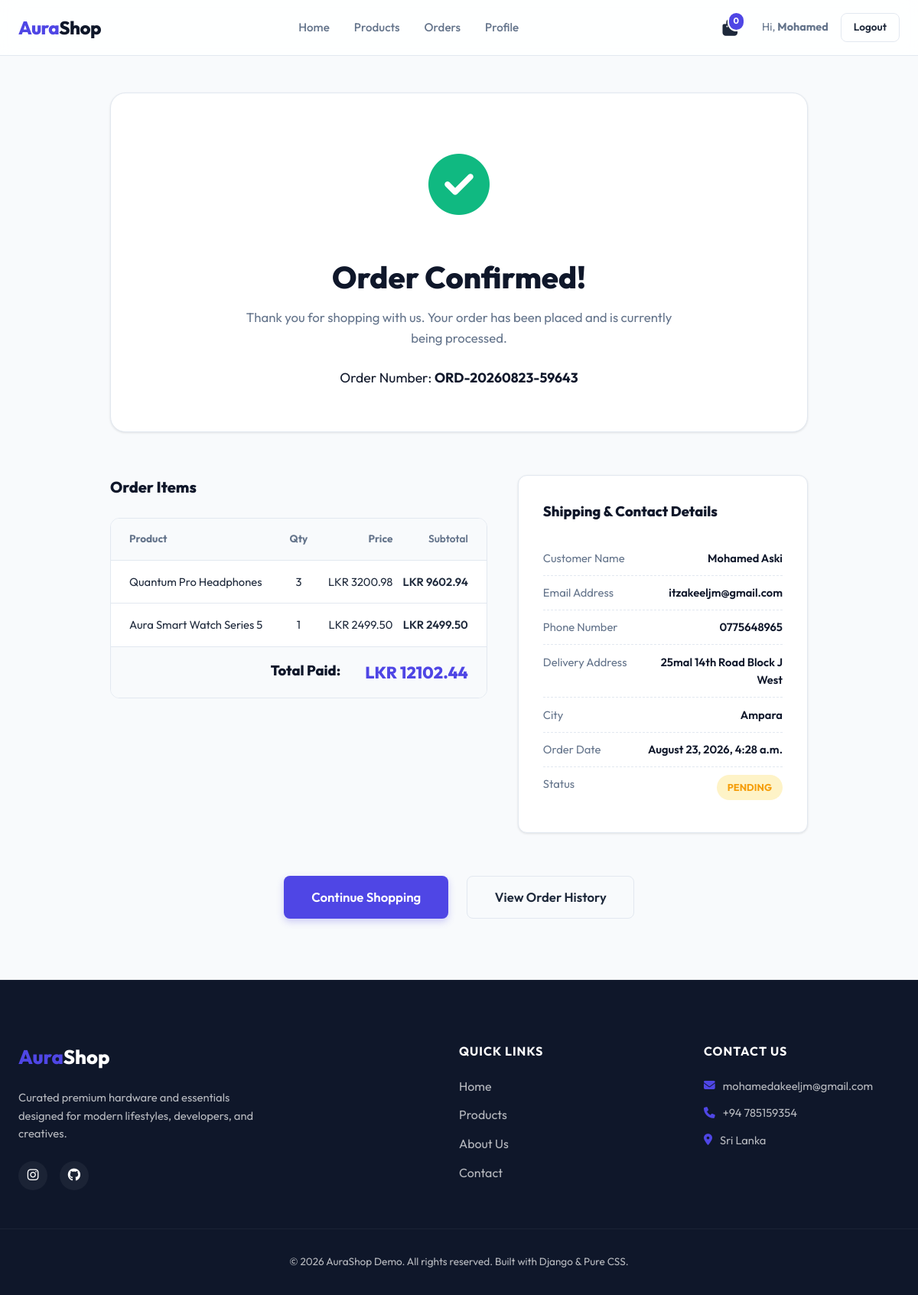
Screenshot of /checkout/confirmation/2/ (signed in) with the database file from the repository.
### store/models.py (models this page shows, shortened)
class Order(models.Model):
    STATUS_CHOICES = [
        ('Pending', 'Pending'),
        ('Processing', 'Processing'),
        ('Shipped', 'Shipped'),
        ('Delivered', 'Delivered'),
        ('Cancelled', 'Cancelled'),
    ]
    user = models.ForeignKey(User, on_delete=models.SET_NULL, null=True, blank=True, related_name='orders')
    order_number = models.CharField(max_length=50, unique=True)
    total_price = models.DecimalField(max_digits=10, decimal_places=2)
    status = models.CharField(max_length=20, choices=STATUS_CHOICES, default='Pending')
    customer_name = models.CharField(max_length=100)
    email = models.EmailField()
    phone = models.CharField(max_length=20)
    address = models.TextField()
    city = models.CharField(max_length=100)
    created_at = models.DateTimeField(auto_now_add=True)

class OrderItem(models.Model):
    order = models.ForeignKey(Order, on_delete=models.CASCADE, related_name='items')
    product = models.ForeignKey(Product, on_delete=models.CASCADE)
    quantity = models.IntegerField(default=1)
    price = models.DecimalField(max_digits=10, decimal_places=2)
    @property
    def subtotal(self):
        return self.price * self.quantity

class Product(models.Model):
    category = models.ForeignKey(Category, on_delete=models.CASCADE, related_name='products')
    name = models.CharField(max_length=200)
    description = models.TextField()
    price = models.DecimalField(max_digits=10, decimal_places=2)
    image = models.ImageField(upload_to='products/', blank=True, null=True)
    stock = models.IntegerField(default=0)
    created_at = models.DateTimeField(auto_now_add=True)

### store/views.py (the view)
# urls.py: path('checkout/confirmation/<int:order_id>/', views.order_confirmation, name='order_confirmation'),
@login_required
def order_confirmation(request, order_id):
    order = get_object_or_404(Order, id=order_id, user=request.user)
    return render(request, 'store/order_confirmation.html', {
        'order': order,
    })

### store/cart.py (called while the page is built)
    def __len__(self):
        return sum(item['quantity'] for item in self.cart.values())

### store/context_processors.py (called while the page is built)
def cart(request):
    return {'cart': Cart(request)}

### store/templates/store/order_confirmation.html (shortened to what this page needs)
{% extends 'store/base.html' %}
{% load static %}
{% block content %}
<div class="confirmation-page-container container">
    <div class="confirmation-banner">
        <div class="success-icon-wrapper animate-scale-up">
            <i class="fa-solid fa-circle-check"></i>
        </div>
        <h1 class="confirmation-title">Order Confirmed!</h1>
        <p class="confirmation-subtitle">Thank you for shopping with us. Your order has been placed and is currently being processed.</p>
        <span class="order-number-display">Order Number: <strong>{{ order.order_number }}</strong></span>
    </div>
    <div class="confirmation-layout">
        <div class="confirmation-summary-section">
            <h2 class="section-sub-title">Order Items</h2>
            <div class="summary-table">
                <div class="summary-table-header">
                    <span class="col-item">Product</span>
                    <span class="col-qty-simple">Qty</span>
                    <span class="col-price-simple">Price</span>
                    <span class="col-total-simple">Subtotal</span>
                </div>
                <div class="summary-table-body">
                    {% for item in order.items.all %}
                        <div class="summary-table-row">
                            <span class="col-item">{{ item.product.name }}</span>
                            <span class="col-qty-simple">{{ item.quantity }}</span>
                             <span class="col-price-simple">LKR {{ item.price }}</span>
                             <span class="col-total-simple">LKR {{ item.subtotal }}</span>
                        </div>
                    {% endfor %}
                </div>
                <div class="summary-table-footer">
                    <div class="summary-footer-row total-row">
                         <span>Total Paid:</span>
                         <span>LKR {{ order.total_price }}</span>
                    </div>
                </div>
            </div>
        </div>
        <div class="confirmation-info-section">
            <div class="info-card">
                <h3 class="info-card-title">Shipping & Contact Details</h3>
                <div class="info-item">
                    <span class="info-label">Customer Name</span>
                    <span class="info-value">{{ order.customer_name }}</span>
                </div>
                <div class="info-item">
                    <span class="info-label">Email Address</span>
                    <span class="info-value">{{ order.email }}</span>
                </div>
                <div class="info-item">
                    <span class="info-label">Phone Number</span>
                    <span class="info-value">{{ order.phone }}</span>
                </div>
                <div class="info-item">
                    <span class="info-label">Delivery Address</span>
                    <span class="info-value">{{ order.address }}</span>
                </div>
                <div class="info-item">
                    <span class="info-label">City</span>
                    <span class="info-value">{{ order.city }}</span>
                </div>
                <div class="info-item">
                    <span class="info-label">Order Date</span>
                    <span class="info-value">{{ order.created_at|date:"F j, Y, g:i a" }}</span>
                </div>
                <div class="info-item">
                    <span class="info-label">Status</span>
                    <span class="status-badge status-{{ order.status|lower }}">{{ order.status }}</span>
                </div>
            </div>
        </div>
    </div>
    <div class="confirmation-actions">
        <a href="{% url 'product_list' %}" class="btn btn-primary btn-lg">Continue Shopping</a>
        <a href="{% url 'order_history' %}" class="btn btn-outline btn-lg">View Order History</a>
    </div>
</div>
{% endblock %}

### store/templates/store/base.html (shortened to what this page needs)
{% load static %}
<!DOCTYPE html>
<html lang="en">
<head>
    <link rel="stylesheet" href="https://cdnjs.cloudflare.com/ajax/libs/font-awesome/6.4.0/css/all.min.css">
    <link rel="stylesheet" href="{% static 'css/style.css' %}">
</head>
<body>
    <header class="navbar-header">
        <div class="nav-container">
            <a href="{% url 'home' %}" class="logo">
                <span class="logo-accent">Aura</span>Shop
            </a>
            <nav class="nav-menu" id="navMenu">
                <a href="{% url 'home' %}" class="nav-link {% if request.resolver_match.url_name == 'home' %}active{% endif %}">Home</a>
                <a href="{% url 'product_list' %}" class="nav-link {% if request.resolver_match.url_name == 'product_list' %}active{% endif %}">Products</a>
                {% if user.is_authenticated %}
                    <a href="{% url 'order_history' %}" class="nav-link {% if request.resolver_match.url_name == 'order_history' %}active{% endif %}">Orders</a>
                    <a href="{% url 'profile' %}" class="nav-link {% if request.resolver_match.url_name == 'profile' %}active{% endif %}">Profile</a>
                {% endif %}
            </nav>
            <div class="nav-actions">
                <a href="{% url 'cart_detail' %}" class="cart-icon-container" aria-label="Shopping Cart">
                    <span class="cart-count-badge" id="cartCount">{{ cart|length }}</span>
                </a>
                <div class="nav-auth">
                    {% if user.is_authenticated %}
                        <span class="user-greeting">Hi, <strong>{{ user.first_name|default:user.username }}</strong></span>
                        <a href="{% url 'logout' %}" class="btn btn-outline btn-sm">Logout</a>
                    {% else %}
                        <a href="{% url 'login' %}" class="btn btn-outline btn-sm">Login</a>
                        <a href="{% url 'register' %}" class="btn btn-primary btn-sm">Register</a>
                    {% endif %}
                </div>
            </div>
        </div>
    </header>
    <main class="main-content">
        {% block content %}{% endblock %}
    </main>
    <footer class="main-footer">
        <div class="footer-container">
            <div class="footer-info">
                <h3><span class="logo-accent">Aura</span>Shop</h3>
                <p>Curated premium hardware and essentials designed for modern lifestyles, developers, and creatives.</p>
                <div class="social-icons">
                    <a href="https://www.instagram.com/itz_akeeljm/" target="_blank" aria-label="Instagram"><i class="fa-brands fa-instagram"></i></a>
                    <a href="https://github.com/mohamedakeeljm" target="_blank" aria-label="GitHub"><i class="fa-brands fa-github"></i></a>
                </div>
            </div>
            <div class="footer-links">
                <h4>Quick Links</h4>
                <ul>
                    <li><a href="{% url 'home' %}">Home</a></li>
                    <li><a href="{% url 'product_list' %}">Products</a></li>
                    <li><a href="#">About Us</a></li>
                    <li><a href="#">Contact</a></li>
                </ul>
            </div>
            <div class="footer-contact">
                <h4>Contact Us</h4>
                <p><i class="fa-solid fa-envelope"></i> mohamedakeeljm@gmail.com</p>
                <p><i class="fa-solid fa-phone"></i> +94 785159354</p>
                <p><i class="fa-solid fa-location-dot"></i> Sri Lanka</p>
            </div>
        </div>
        <div class="footer-bottom">
            <p>&copy; {% now "Y" %} AuraShop Demo. All rights reserved. Built with Django & Pure CSS.</p>
        </div>
    </footer>
</body>
</html>

### rows the page displays
Order: order_number "ORD-20260823-59643", total_price "12102.44", customer_name "Mohamed Aski", email "itzakeeljm@gmail.com", phone "0775648965", address "25mal 14th Road Block J West", city "Ampara", created_at "August 23, 2026, 4:28 a.m.", status "PENDING"
OrderItem: product.name "Quantum Pro Headphones", quantity "3", price "3200.98", subtotal "9602.94"
OrderItem: product.name "Aura Smart Watch Series 5", quantity "1", price "2499.50", subtotal "2499.50"

### other values shown
{{ cart|length }} "0"
{{ user.first_name|default:user.username }} "Mohamed"
